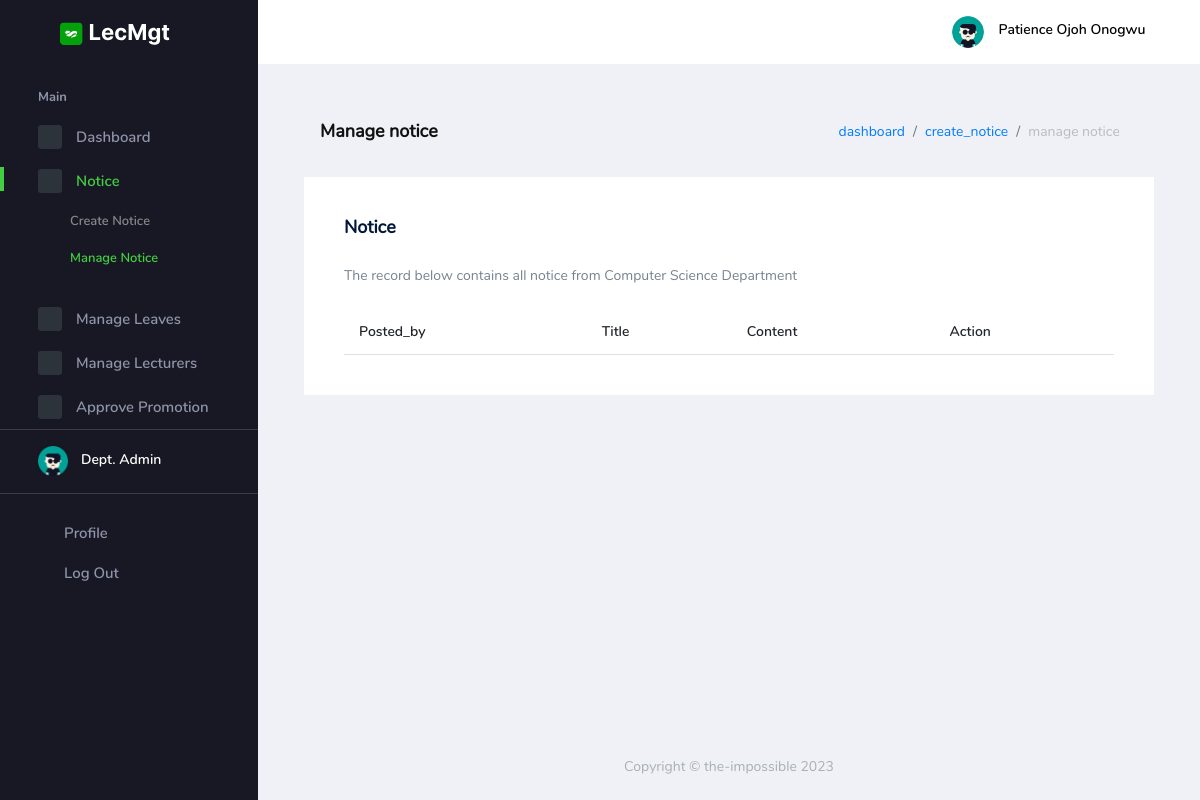
/auth/manage_notice (signed in), run on an earlier commit of the app's database.
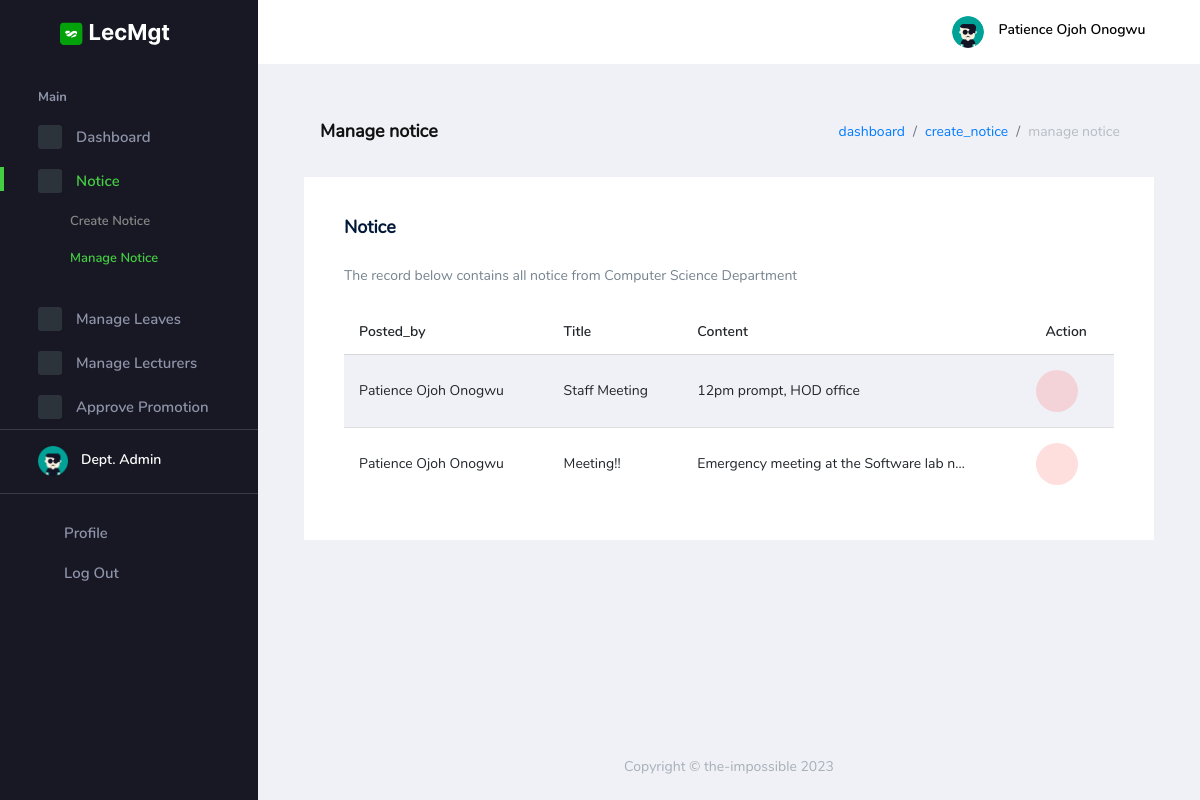
And on a later commit of the database.
### lecMgt_auth/models.py (models this page shows, shortened)
class Notice(models.Model):
    notice_id = models.UUIDField(
        default=uuid.uuid4, primary_key=True, unique=True, editable=False)
    notice_title = models.CharField(max_length=50,)
    notice_detail = models.TextField(blank=True, null=True)
    posted_by = models.ForeignKey(
        User, on_delete=models.CASCADE, blank=True, null=True)
    department = models.ForeignKey(
        Department, on_delete=models.CASCADE, blank=True, null=True)
    created = models.DateTimeField(
        verbose_name='date_created', auto_now_add=True)
    class Meta:
        db_table = 'Notice'
        verbose_name_plural = 'Notice'

class User(AbstractBaseUser, PermissionsMixin):
    user_id = models.UUIDField(
        default=uuid.uuid4, primary_key=True, unique=True, editable=False)
    email = models.CharField(max_length=100, db_index=True,
                             unique=True, verbose_name='email address', blank=True)
    name = models.CharField(
        max_length=100, db_index=True, blank=True, null=True)
    pics = models.ImageField(
        default='img/user.png', upload_to='uploads/', null=True)
    department = models.ForeignKey(
        Department, on_delete=models.CASCADE, blank=True, null=True,)
    date_joined = models.DateTimeField(
        verbose_name='date_joined', auto_now_add=True)
    last_login = models.DateTimeField(
        verbose_name='last_login', auto_now=True, null=True)
    is_active = models.BooleanField(default=True)
    is_staff = models.BooleanField(default=False)
    is_dept = models.BooleanField(default=False)
    is_central = models.BooleanField(default=False)
    is_dean = models.BooleanField(default=False)
    is_hod = models.BooleanField(default=False)
    is_superuser = models.BooleanField(default=False)
    USERNAME_FIELD = 'email'
    REQUIRED_FIELDS = ['name',]
    objects = UserManager()
    class Meta:
        db_table = 'Users'
        verbose_name_plural = 'Users'

### lecMgt_auth/views.py (the view, shortened to what this page needs)
# urls.py: path('manage_notice', ManageNotice.as_view(), name="manage_notice"),
class ManageNotice(LoginRequiredMixin, ListView):
    template_name = 'backend/auth/notice/manage_notice.html'
    def get_queryset(self):
        return Notice.objects.filter(department=self.request.user.department).order_by('-created')

### lecMgt_auth/models.py (called while the page is built)
    def __str__(self):
        return self.dept_title

### Templates/backend/auth/notice/manage_notice.html (shortened to what this page needs)
{% extends 'base.html' %}
{% load crispy_forms_tags %}
{% load static %}
{% block head %}{% include 'partials/auth_head.html' %}{% endblock head %}
{% block body %}
    <div class="container-scroller">
    {% block nav %}{% include 'partials/auth_nav.html' %}{% endblock nav %}
      <div class="container-fluid page-body-wrapper">
        {% include 'partials/auth_sidebar.html' %}
        <div class="main-panel">
          <div class="content-wrapper">
            <div class="page-header">
              <h3 class="page-title"> Manage notice </h3>
              <nav aria-label="breadcrumb">
                <ol class="breadcrumb">
                  <li class="breadcrumb-item"><a href="{% url 'auth:dashboard' %}">dashboard</a></li>
                  {% if request.user.is_dept %}
                  <li class="breadcrumb-item"><a href="{% url 'auth:create_notice' %}">create_notice</a></li>
                  {% endif %}
                  <li class="breadcrumb-item active" aria-current="page">manage notice</li>
                </ol>
              </nav>
            </div>
            <div class="row">
              <div class="col-lg-12 grid-margin stretch-card">
                <div class="card">
                  <div class="card-body">
                    <h4 class="card-title">Notice</h4>
                    <p class="card-description"> The record below contains all notice from {{ request.user.department }}
                    </p>
                    <table class="table table-striped table-hover">
                      <thead>
                        <tr>
                          <th> Posted_by </th>
                          <th> Title </th>
                          <th> Content </th>
                          {% if request.user.is_dept or request.user.is_hod %}
                          <th> Action </th>
                          {% endif %}
                        </tr>
                      </thead>
                      <tbody>
                        {% for object in object_list %}
                          <td> {{ object.posted_by.name}} </td>
                          <td>
                             {{ object.notice_title}}</td>
                          <td>
                            <a style="cursor: pointer;" data-toggle="modal" data-target="#detailsModal{{forloop.counter}}">
                              {{ object.notice_detail|truncatechars:40 }}
                            </a>
                          </td>
                          {% if request.user.is_dept or request.user.is_hod %}
                          <td>
                            <div class="row">
                              <button type="button" class="btn btn-inverse-danger btn-rounded btn-icon" data-toggle="modal" data-target="#deleteModal{{forloop.counter}}">
                                <i class="mdi mdi-delete-forever"></i>
                              </button>
                            </div>
                          </td>
                          {% endif %}
                        {% endfor %}
                      </tbody>
                    </table>
                  </div>
                </div>
              </div>
            </div>
          </div>
          {% block footer %}{% include 'partials/auth_footer.html' %}{% endblock footer %}
        </div>
      </div>
    </div>
  {% endblock %}

What changed in the data, as far as the page shows it:
added Notice: posted_by.name "Patience Ojoh Onogwu", notice_title "Staff Meeting", notice_detail "12pm prompt, HOD office"
now on this page (row edited): Notice: posted_by.name "Patience Ojoh Onogwu", notice_title "Meeting!!", notice_detail "Emergency meeting at the Software lab n…"
